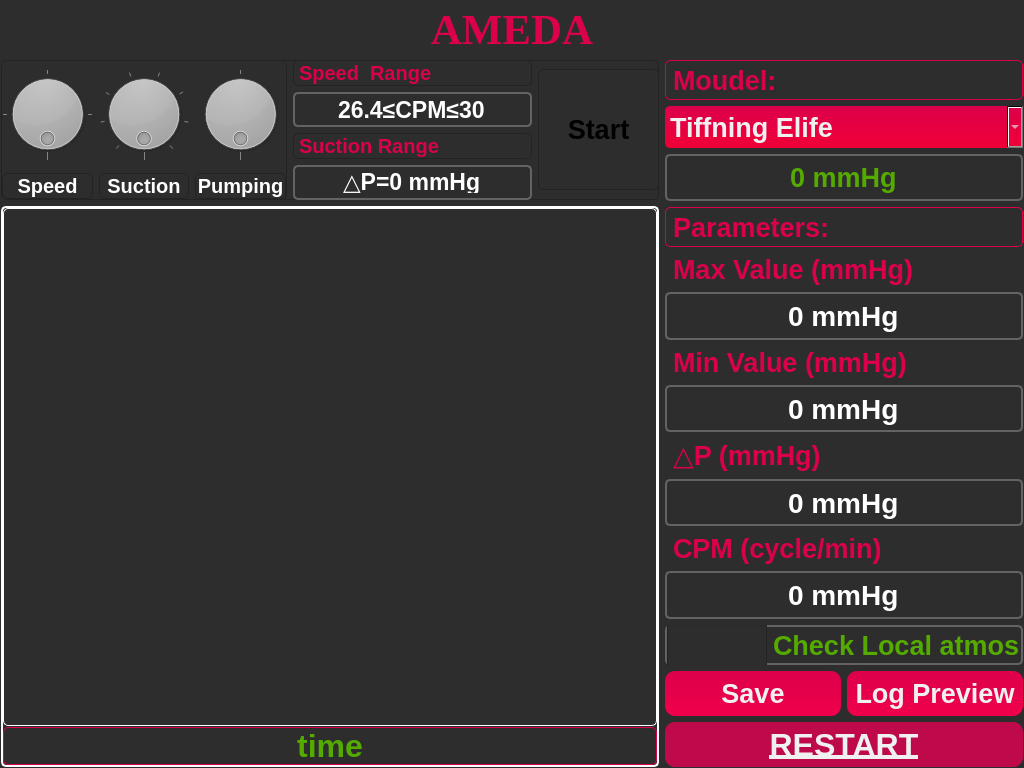
<?xml version="1.0" encoding="UTF-8"?>
<ui version="4.0">
 <class>AmedaWidget</class>
 <widget class="QWidget" name="AmedaWidget">
  <property name="geometry">
   <rect>
    <x>0</x>
    <y>0</y>
    <width>1024</width>
    <height>768</height>
   </rect>
  </property>
  <property name="maximumSize">
   <size>
    <width>16777215</width>
    <height>16777215</height>
   </size>
  </property>
  <property name="windowTitle">
   <string>AmedaWidget</string>
  </property>
  <property name="styleSheet">
   <string notr="true">color: #000000;
border-radius:5px;
background-color: rgb(45, 45, 45);</string>
  </property>
  <layout class="QGridLayout" name="gridLayout_5">
   <property name="leftMargin">
    <number>1</number>
   </property>
   <property name="topMargin">
    <number>5</number>
   </property>
   <property name="rightMargin">
    <number>1</number>
   </property>
   <property name="bottomMargin">
    <number>1</number>
   </property>
   <item row="1" column="0">
    <layout class="QGridLayout" name="gridLayout_4">
     <item row="0" column="0">
      <layout class="QGridLayout" name="gridLayout_2" rowstretch="1,4">
       <item row="0" column="0">
        <widget class="QGroupBox" name="groupBox">
         <property name="styleSheet">
          <string notr="true"> border-radius:5px;
    border:1px solid rgb(35,35,35);</string>
         </property>
         <property name="title">
          <string/>
         </property>
         <property name="flat">
          <bool>true</bool>
         </property>
         <layout class="QGridLayout" name="gridLayout">
          <property name="leftMargin">
           <number>0</number>
          </property>
          <property name="topMargin">
           <number>0</number>
          </property>
          <property name="rightMargin">
           <number>0</number>
          </property>
          <property name="bottomMargin">
           <number>0</number>
          </property>
          <item row="0" column="0">
           <layout class="QGridLayout" name="gridLayout_12" columnstretch="1,0">
            <item row="0" column="0">
             <widget class="QFrame" name="frame_2">
              <property name="minimumSize">
               <size>
                <width>0</width>
                <height>0</height>
               </size>
              </property>
              <property name="maximumSize">
               <size>
                <width>16777215</width>
                <height>16777215</height>
               </size>
              </property>
              <property name="frameShape">
               <enum>QFrame::StyledPanel</enum>
              </property>
              <property name="frameShadow">
               <enum>QFrame::Raised</enum>
              </property>
              <layout class="QGridLayout" name="gridLayout_11">
               <property name="leftMargin">
                <number>0</number>
               </property>
               <property name="topMargin">
                <number>0</number>
               </property>
               <property name="rightMargin">
                <number>0</number>
               </property>
               <property name="bottomMargin">
                <number>0</number>
               </property>
               <item row="0" column="0" rowspan="5" colspan="4">
                <layout class="QGridLayout" name="gridLayout_9">
                 <item row="0" column="0">
                  <layout class="QVBoxLayout" name="verticalLayout_3" stretch="1,0">
                   <item>
                    <widget class="QDial" name="dial">
                     <property name="font">
                      <font>
                       <family>.SF NS Text</family>
                       <pointsize>18</pointsize>
                       <weight>50</weight>
                       <italic>false</italic>
                       <bold>false</bold>
                      </font>
                     </property>
                     <property name="minimum">
                      <number>1</number>
                     </property>
                     <property name="maximum">
                      <number>5</number>
                     </property>
                     <property name="pageStep">
                      <number>5</number>
                     </property>
                     <property name="value">
                      <number>1</number>
                     </property>
                     <property name="wrapping">
                      <bool>true</bool>
                     </property>
                     <property name="notchesVisible">
                      <bool>true</bool>
                     </property>
                    </widget>
                   </item>
                   <item>
                    <widget class="QLabel" name="label_2">
                     <property name="font">
                      <font>
                       <pointsize>15</pointsize>
                       <weight>75</weight>
                       <bold>true</bold>
                      </font>
                     </property>
                     <property name="styleSheet">
                      <string notr="true">color: rgb(255,255,255);</string>
                     </property>
                     <property name="text">
                      <string>Speed</string>
                     </property>
                     <property name="alignment">
                      <set>Qt::AlignCenter</set>
                     </property>
                    </widget>
                   </item>
                  </layout>
                 </item>
                 <item row="0" column="1">
                  <layout class="QVBoxLayout" name="verticalLayout_2" stretch="1,0">
                   <item>
                    <widget class="QDial" name="dial_2">
                     <property name="font">
                      <font>
                       <family>.SF NS Text</family>
                       <pointsize>18</pointsize>
                       <weight>50</weight>
                       <italic>false</italic>
                       <bold>false</bold>
                      </font>
                     </property>
                     <property name="styleSheet">
                      <string notr="true"/>
                     </property>
                     <property name="maximum">
                      <number>9</number>
                     </property>
                     <property name="pageStep">
                      <number>9</number>
                     </property>
                     <property name="wrapping">
                      <bool>true</bool>
                     </property>
                     <property name="notchesVisible">
                      <bool>true</bool>
                     </property>
                    </widget>
                   </item>
                   <item>
                    <widget class="QLabel" name="label_3">
                     <property name="font">
                      <font>
                       <pointsize>15</pointsize>
                       <weight>75</weight>
                       <bold>true</bold>
                      </font>
                     </property>
                     <property name="styleSheet">
                      <string notr="true">color: rgb(255,255,255);</string>
                     </property>
                     <property name="text">
                      <string>Suction</string>
                     </property>
                     <property name="alignment">
                      <set>Qt::AlignCenter</set>
                     </property>
                    </widget>
                   </item>
                  </layout>
                 </item>
                 <item row="0" column="2">
                  <layout class="QVBoxLayout" name="verticalLayout" stretch="1,0">
                   <item>
                    <widget class="QDial" name="dial_3">
                     <property name="minimum">
                      <number>0</number>
                     </property>
                     <property name="maximum">
                      <number>2</number>
                     </property>
                     <property name="pageStep">
                      <number>2</number>
                     </property>
                     <property name="value">
                      <number>0</number>
                     </property>
                     <property name="wrapping">
                      <bool>true</bool>
                     </property>
                     <property name="notchTarget">
                      <double>3.700000000000000</double>
                     </property>
                     <property name="notchesVisible">
                      <bool>true</bool>
                     </property>
                    </widget>
                   </item>
                   <item>
                    <widget class="QLabel" name="label_4">
                     <property name="font">
                      <font>
                       <pointsize>15</pointsize>
                       <weight>75</weight>
                       <bold>true</bold>
                      </font>
                     </property>
                     <property name="styleSheet">
                      <string notr="true">color: rgb(255,255,255);</string>
                     </property>
                     <property name="text">
                      <string>Pumping</string>
                     </property>
                     <property name="alignment">
                      <set>Qt::AlignCenter</set>
                     </property>
                    </widget>
                   </item>
                  </layout>
                 </item>
                </layout>
               </item>
              </layout>
             </widget>
            </item>
            <item row="0" column="1">
             <layout class="QGridLayout" name="gridLayout_8" rowstretch="0,1,0,1">
              <item row="0" column="0">
               <widget class="QLabel" name="SpeedAreaLabel">
                <property name="minimumSize">
                 <size>
                  <width>0</width>
                  <height>0</height>
                 </size>
                </property>
                <property name="font">
                 <font>
                  <pointsize>15</pointsize>
                  <weight>75</weight>
                  <bold>true</bold>
                 </font>
                </property>
                <property name="styleSheet">
                 <string notr="true">color: rgb(218,0,75);</string>
                </property>
                <property name="text">
                 <string>Speed  Range</string>
                </property>
               </widget>
              </item>
              <item row="1" column="0">
               <widget class="QLineEdit" name="SpeedAreaLineEdit">
                <property name="minimumSize">
                 <size>
                  <width>0</width>
                  <height>10</height>
                 </size>
                </property>
                <property name="font">
                 <font>
                  <pointsize>17</pointsize>
                  <weight>75</weight>
                  <bold>true</bold>
                 </font>
                </property>
                <property name="styleSheet">
                 <string notr="true">
.QLineEdit{
	border-style: none;
	border: 2px solid #636363;
	color: rgb(255, 255, 255);
	padding: 5px;	
	border-radius:5px;
}

.QLineEdit[focusPolicy=&quot;0&quot;] {
	border-style: none;
	border: 0px;
	color: rgb(255, 255, 255);
	padding: 0px;	
	min-height: 10px;
	border-radius:10px;
}
</string>
                </property>
                <property name="text">
                 <string>26.4≤CPM≤30</string>
                </property>
                <property name="alignment">
                 <set>Qt::AlignCenter</set>
                </property>
                <property name="readOnly">
                 <bool>true</bool>
                </property>
               </widget>
              </item>
              <item row="2" column="0">
               <widget class="QLabel" name="PressureAreaLabel">
                <property name="minimumSize">
                 <size>
                  <width>0</width>
                  <height>0</height>
                 </size>
                </property>
                <property name="font">
                 <font>
                  <pointsize>15</pointsize>
                  <weight>75</weight>
                  <bold>true</bold>
                 </font>
                </property>
                <property name="styleSheet">
                 <string notr="true">color: rgb(218,0,75);</string>
                </property>
                <property name="text">
                 <string>Suction Range</string>
                </property>
               </widget>
              </item>
              <item row="3" column="0">
               <widget class="QLineEdit" name="PressureAreeaLineEdit">
                <property name="minimumSize">
                 <size>
                  <width>0</width>
                  <height>10</height>
                 </size>
                </property>
                <property name="font">
                 <font>
                  <pointsize>17</pointsize>
                  <weight>75</weight>
                  <bold>true</bold>
                 </font>
                </property>
                <property name="styleSheet">
                 <string notr="true">
.QLineEdit{
	border-style: none;
	border: 2px solid #636363;
	color: rgb(255, 255, 255);
	padding: 5px;	
	border-radius:5px;
}

.QLineEdit[focusPolicy=&quot;0&quot;] {
	border-style: none;
	border: 0px;
	color: rgb(255, 255, 255);
	padding: 0px;	
	min-height: 10px;
	border-radius:10px;
}
</string>
                </property>
                <property name="text">
                 <string>△P=0 mmHg</string>
                </property>
                <property name="alignment">
                 <set>Qt::AlignCenter</set>
                </property>
                <property name="readOnly">
                 <bool>true</bool>
                </property>
               </widget>
              </item>
             </layout>
            </item>
           </layout>
          </item>
          <item row="0" column="1">
           <widget class="QPushButton" name="TestButton">
            <property name="minimumSize">
             <size>
              <width>121</width>
              <height>121</height>
             </size>
            </property>
            <property name="maximumSize">
             <size>
              <width>121</width>
              <height>121</height>
             </size>
            </property>
            <property name="font">
             <font>
              <pointsize>20</pointsize>
              <weight>75</weight>
              <bold>true</bold>
             </font>
            </property>
            <property name="focusPolicy">
             <enum>Qt::NoFocus</enum>
            </property>
            <property name="styleSheet">
             <string notr="true">border-style:none;padding:5px;border-radius:40 px;border:1px solid rgb(255,255,255);\n                color:rgb(255,255,255);background:#5F5F5F;font 70 25pt</string>
            </property>
            <property name="text">
             <string>Start</string>
            </property>
            <property name="flat">
             <bool>true</bool>
            </property>
           </widget>
          </item>
         </layout>
        </widget>
       </item>
       <item row="1" column="0">
        <widget class="QFrame" name="frame">
         <property name="styleSheet">
          <string notr="true"> border-radius:5px;
 border:2px solid rgb(255,255,255);</string>
         </property>
         <layout class="QGridLayout" name="gridLayout_10" rowstretch="1,0,0">
          <property name="leftMargin">
           <number>0</number>
          </property>
          <property name="topMargin">
           <number>0</number>
          </property>
          <property name="rightMargin">
           <number>0</number>
          </property>
          <property name="bottomMargin">
           <number>0</number>
          </property>
          <property name="verticalSpacing">
           <number>1</number>
          </property>
          <item row="2" column="0">
           <widget class="QLabel" name="TimeLabel">
            <property name="minimumSize">
             <size>
              <width>0</width>
              <height>35</height>
             </size>
            </property>
            <property name="font">
             <font>
              <pointsize>24</pointsize>
              <weight>75</weight>
              <bold>true</bold>
             </font>
            </property>
            <property name="styleSheet">
             <string notr="true">color: rgb(85, 170, 0);
border-radius:5px;
border:1px solid rgb(218,0,75);</string>
            </property>
            <property name="text">
             <string>time</string>
            </property>
            <property name="alignment">
             <set>Qt::AlignCenter</set>
            </property>
           </widget>
          </item>
          <item row="0" column="0" rowspan="2">
           <widget class="QCustomPlot" name="qCustomPlot" native="true">
            <property name="minimumSize">
             <size>
              <width>0</width>
              <height>0</height>
             </size>
            </property>
            <property name="maximumSize">
             <size>
              <width>16777215</width>
              <height>16777215</height>
             </size>
            </property>
            <property name="font">
             <font>
              <pointsize>14</pointsize>
             </font>
            </property>
            <property name="styleSheet">
             <string notr="true">color: #F0F0F0;
 border-radius:5px;
    border:1px solid rgb(255,255,255);</string>
            </property>
           </widget>
          </item>
         </layout>
        </widget>
       </item>
      </layout>
     </item>
     <item row="0" column="1">
      <layout class="QGridLayout" name="gridLayout_3">
       <item row="6" column="0" colspan="2">
        <widget class="QLabel" name="MinValueLabel">
         <property name="maximumSize">
          <size>
           <width>16777215</width>
           <height>45</height>
          </size>
         </property>
         <property name="font">
          <font>
           <pointsize>20</pointsize>
           <weight>75</weight>
           <bold>true</bold>
          </font>
         </property>
         <property name="styleSheet">
          <string notr="true">color: rgb(218,0,75);
border-radius:5px;
border:1px solid rgb(45,45,45);</string>
         </property>
         <property name="text">
          <string>Min Value (mmHg)</string>
         </property>
        </widget>
       </item>
       <item row="14" column="0" colspan="2">
        <widget class="QPushButton" name="RebootButton">
         <property name="minimumSize">
          <size>
           <width>0</width>
           <height>45</height>
          </size>
         </property>
         <property name="maximumSize">
          <size>
           <width>16777215</width>
           <height>50</height>
          </size>
         </property>
         <property name="font">
          <font>
           <pointsize>24</pointsize>
           <weight>75</weight>
           <bold>true</bold>
           <underline>true</underline>
          </font>
         </property>
         <property name="styleSheet">
          <string notr="true">.QPushButton{
	border-style: none;
	border: 0px;
	color: #F0F0F0;
	padding: 5px;	
	border-radius:10px;
	background: qlineargradient(spread:pad, x1:0, y1:0, x2:0, y2:1, stop:0 rgb(190,10,75), stop:1 rgb(190,10,75)); 
}

.QPushButton[focusPolicy=&quot;0&quot;] {
	border-style: none;
	border: 0px;
	color: #F0F0F0;
	padding: 0px;	
	border-radius:10px;
	background: qlineargradient(spread:pad, x1:0, y1:0, x2:1, y2:1, stop:0 rgb(190,0,75), stop:1 rgb(190,0,55)); 
}

.QPushButton:hover{ 
	background: qlineargradient(spread:pad, x1:0, y1:0, x2:1, y2:1, stop:0 rgb(190,0,75), stop:1 rgb(150,0,55)); 
}

.QPushButton:pressed{ 
	background: qlineargradient(spread:pad, x1:0, y1:0, x2:1, y2:1, stop:0 rgb(190,0,75), stop:1 rgb(150,0,50)); 
}
</string>
         </property>
         <property name="text">
          <string>RESTART</string>
         </property>
         <property name="flat">
          <bool>true</bool>
         </property>
        </widget>
       </item>
       <item row="2" column="0" colspan="2">
        <widget class="QLineEdit" name="lineEdit">
         <property name="font">
          <font>
           <pointsize>20</pointsize>
           <weight>75</weight>
           <bold>true</bold>
          </font>
         </property>
         <property name="styleSheet">
          <string notr="true">
.QLineEdit{
	border-style: none;
	border: 2px solid #636363;
	color: rgb(85, 170, 0);
	padding: 5px;	
	border-radius:5px;
}

.QLineEdit[focusPolicy=&quot;0&quot;] {
	border-style: none;
	border: 0px;
	color: rgb(85, 170, 0);
	padding: 0px;	
	min-height: 10px;
	border-radius:10px;
}
</string>
         </property>
         <property name="text">
          <string>0 mmHg</string>
         </property>
         <property name="alignment">
          <set>Qt::AlignCenter</set>
         </property>
        </widget>
       </item>
       <item row="10" column="0" colspan="2">
        <widget class="QLabel" name="FrequenceLabel">
         <property name="maximumSize">
          <size>
           <width>16777215</width>
           <height>45</height>
          </size>
         </property>
         <property name="font">
          <font>
           <pointsize>20</pointsize>
           <weight>75</weight>
           <bold>true</bold>
          </font>
         </property>
         <property name="styleSheet">
          <string notr="true">color: rgb(218,0,75);
border-radius:5px;
border:1px solid rgb(45,45,45);</string>
         </property>
         <property name="text">
          <string>CPM (cycle/min)</string>
         </property>
        </widget>
       </item>
       <item row="13" column="1">
        <widget class="QPushButton" name="LogButton">
         <property name="minimumSize">
          <size>
           <width>0</width>
           <height>45</height>
          </size>
         </property>
         <property name="maximumSize">
          <size>
           <width>16777215</width>
           <height>50</height>
          </size>
         </property>
         <property name="font">
          <font>
           <pointsize>20</pointsize>
           <weight>75</weight>
           <bold>true</bold>
          </font>
         </property>
         <property name="styleSheet">
          <string notr="true">.QPushButton{
	border-style: none;
	border: 0px;
	color: #F0F0F0;
	padding: 5px;	
	border-radius:10px;
	background: qlineargradient(spread:pad, x1:0, y1:0, x2:0, y2:1, stop:0 rgb(220,0,75), stop:1 rgb(240,0,75)); 
}

.QPushButton[focusPolicy=&quot;0&quot;] {
	border-style: none;
	border: 0px;
	color: #F0F0F0;
	padding: 0px;	
	border-radius:10px;
	background: qlineargradient(spread:pad, x1:0, y1:0, x2:1, y2:1, stop:0 rgb(220,0,75), stop:1 rgb(220,0,55)); 
}

.QPushButton:hover{ 
	background: qlineargradient(spread:pad, x1:0, y1:0, x2:1, y2:1, stop:0 rgb(220,0,75), stop:1 rgb(150,0,55)); 
}

.QPushButton:pressed{ 
	background: qlineargradient(spread:pad, x1:0, y1:0, x2:1, y2:1, stop:0 rgb(200,0,75), stop:1 rgb(150,0,50)); 
}
</string>
         </property>
         <property name="text">
          <string>Log Preview</string>
         </property>
         <property name="flat">
          <bool>true</bool>
         </property>
        </widget>
       </item>
       <item row="8" column="0" colspan="2">
        <widget class="QLabel" name="DetaPressureLabel">
         <property name="maximumSize">
          <size>
           <width>16777215</width>
           <height>45</height>
          </size>
         </property>
         <property name="font">
          <font>
           <pointsize>20</pointsize>
           <weight>75</weight>
           <bold>true</bold>
          </font>
         </property>
         <property name="styleSheet">
          <string notr="true">color: rgb(218,0,75);
border-radius:5px;
border:1px solid rgb(45,45,45);</string>
         </property>
         <property name="text">
          <string>△P (mmHg)</string>
         </property>
        </widget>
       </item>
       <item row="3" column="0" colspan="2">
        <widget class="QLabel" name="Label_2">
         <property name="minimumSize">
          <size>
           <width>0</width>
           <height>40</height>
          </size>
         </property>
         <property name="maximumSize">
          <size>
           <width>16777215</width>
           <height>45</height>
          </size>
         </property>
         <property name="font">
          <font>
           <pointsize>20</pointsize>
           <weight>75</weight>
           <bold>true</bold>
          </font>
         </property>
         <property name="styleSheet">
          <string notr="true">color: rgb(218,0,75);
 border-radius:5px;
    border:1px solid rgb(218,0,75);</string>
         </property>
         <property name="text">
          <string>Parameters:</string>
         </property>
        </widget>
       </item>
       <item row="0" column="0" colspan="2">
        <widget class="QLabel" name="label">
         <property name="minimumSize">
          <size>
           <width>0</width>
           <height>40</height>
          </size>
         </property>
         <property name="maximumSize">
          <size>
           <width>16777215</width>
           <height>45</height>
          </size>
         </property>
         <property name="font">
          <font>
           <pointsize>20</pointsize>
           <weight>75</weight>
           <bold>true</bold>
          </font>
         </property>
         <property name="styleSheet">
          <string notr="true">color: rgb(218,0,75);
 border-radius:5px;
    border:1px solid rgb(218,0,75);</string>
         </property>
         <property name="text">
          <string>Moudel:</string>
         </property>
        </widget>
       </item>
       <item row="12" column="0" colspan="2">
        <widget class="QCheckBox" name="checkBox">
         <property name="maximumSize">
          <size>
           <width>16777215</width>
           <height>40</height>
          </size>
         </property>
         <property name="font">
          <font>
           <pointsize>20</pointsize>
           <weight>75</weight>
           <bold>true</bold>
          </font>
         </property>
         <property name="styleSheet">
          <string notr="true">QCheckBox{
   color: rgb(85, 170, 0);
border: 2px solid #636363;
}
/*checkbox样式设置*/
QCheckBox::indicator { 
    width: 100px;
    height: 50px;
}
/*未选中*/
QCheckBox::indicator::unchecked {   
   image: url(:/src/icons/toggleButton_off.png);
}
/*选中*/
QCheckBox::indicator::checked { 
  image: url(:/src/icons/toggleButton_on.png);
}</string>
         </property>
         <property name="text">
          <string>Check Local atmos</string>
         </property>
        </widget>
       </item>
       <item row="1" column="0" colspan="2">
        <widget class="QComboBox" name="comboBox">
         <property name="minimumSize">
          <size>
           <width>0</width>
           <height>40</height>
          </size>
         </property>
         <property name="font">
          <font>
           <pointsize>20</pointsize>
           <weight>75</weight>
           <bold>true</bold>
          </font>
         </property>
         <property name="styleSheet">
          <string notr="true">.QComboBox{
	border-style: none;
	border: 0px;
	color: #F0F0F0;
	padding: 5px;	
	border-radius:5px;
	background: qlineargradient(spread:pad, x1:0, y1:0, x2:0, y2:1, stop:0 rgb(220,0,75), stop:1 rgb(240,0,55)); 
}
QComboBox QAbstractItemView::item{height:40px;}

.QComboBox[focusPolicy=&quot;0&quot;] {
	border-style: none;
	border: 0px;
	color: #F0F0F0;
	padding: 0px;	
	border-radius:5px;
	background: qlineargradient(spread:pad, x1:0, y1:0, x2:0, y2:1, stop:0 rgb(220,0,75), stop:1 rgb(240,0,55)); 
}

.QComboBox:hover{ 
	background: qlineargradient(spread:pad, x1:0, y1:0, x2:0, y2:1, stop:0 rgb(240,0,75), stop:1 rgb(220,0,65)); 
}

.QComboBox:pressed{ 
	background: qlineargradient(spread:pad, x1:0, y1:0, x2:0, y2:1, stop:0 rgb(200,0,75), stop:1 rgb(150,0,55)); 
}
</string>
         </property>
         <item>
          <property name="text">
           <string>Tiffning Elife</string>
          </property>
         </item>
        </widget>
       </item>
       <item row="9" column="0" colspan="2">
        <widget class="QLineEdit" name="DetaPressureLineEdit">
         <property name="minimumSize">
          <size>
           <width>0</width>
           <height>40</height>
          </size>
         </property>
         <property name="font">
          <font>
           <pointsize>21</pointsize>
           <weight>75</weight>
           <bold>true</bold>
          </font>
         </property>
         <property name="styleSheet">
          <string notr="true">
.QLineEdit{
	border-style: none;
	border: 2px solid #636363;
	color: rgb(255, 255, 255);
	padding: 5px;	
	border-radius:5px;
}

.QLineEdit[focusPolicy=&quot;0&quot;] {
	border-style: none;
	border: 0px;
	color: rgb(255, 255, 255);
	padding: 0px;	
	border-radius:10px;
}
</string>
         </property>
         <property name="text">
          <string>0 mmHg</string>
         </property>
         <property name="alignment">
          <set>Qt::AlignCenter</set>
         </property>
         <property name="readOnly">
          <bool>true</bool>
         </property>
        </widget>
       </item>
       <item row="5" column="0" colspan="2">
        <widget class="QLineEdit" name="MaxValueLineEdit">
         <property name="minimumSize">
          <size>
           <width>0</width>
           <height>40</height>
          </size>
         </property>
         <property name="font">
          <font>
           <pointsize>21</pointsize>
           <weight>75</weight>
           <bold>true</bold>
          </font>
         </property>
         <property name="styleSheet">
          <string notr="true">
.QLineEdit{
	border-style: none;
	border: 2px solid #636363;
	color: rgb(255, 255, 255);
	padding: 5px;	
	border-radius:5px;
}

.QLineEdit[focusPolicy=&quot;0&quot;] {
	border-style: none;
	border: 0px;
	color: rgb(255, 255, 255);
	padding: 0px;	
	border-radius:10px;
}
</string>
         </property>
         <property name="text">
          <string>0 mmHg</string>
         </property>
         <property name="alignment">
          <set>Qt::AlignCenter</set>
         </property>
         <property name="readOnly">
          <bool>true</bool>
         </property>
        </widget>
       </item>
       <item row="7" column="0" colspan="2">
        <widget class="QLineEdit" name="MinValueLineEdit">
         <property name="minimumSize">
          <size>
           <width>0</width>
           <height>40</height>
          </size>
         </property>
         <property name="font">
          <font>
           <pointsize>21</pointsize>
           <weight>75</weight>
           <bold>true</bold>
          </font>
         </property>
         <property name="styleSheet">
          <string notr="true">
.QLineEdit{
	border-style: none;
	border: 2px solid #636363;
	color: rgb(255, 255, 255);
	padding: 5px;	
	border-radius:5px;
}

.QLineEdit[focusPolicy=&quot;0&quot;] {
	border-style: none;
	border: 0px;
	color: rgb(255, 255, 255);
	padding: 0px;	
	border-radius:10px;
}
</string>
         </property>
         <property name="text">
          <string>0 mmHg</string>
         </property>
         <property name="alignment">
          <set>Qt::AlignCenter</set>
         </property>
         <property name="readOnly">
          <bool>true</bool>
         </property>
        </widget>
       </item>
       <item row="4" column="0" colspan="2">
        <widget class="QLabel" name="MaxValueLabel">
         <property name="maximumSize">
          <size>
           <width>16777215</width>
           <height>45</height>
          </size>
         </property>
         <property name="font">
          <font>
           <pointsize>20</pointsize>
           <weight>75</weight>
           <bold>true</bold>
          </font>
         </property>
         <property name="styleSheet">
          <string notr="true">color: rgb(218,0,75);
border-radius:5px;
border:1px solid rgb(45,45,45);</string>
         </property>
         <property name="text">
          <string>Max Value (mmHg)</string>
         </property>
        </widget>
       </item>
       <item row="13" column="0">
        <widget class="QPushButton" name="SaveButton">
         <property name="minimumSize">
          <size>
           <width>0</width>
           <height>45</height>
          </size>
         </property>
         <property name="maximumSize">
          <size>
           <width>16777215</width>
           <height>50</height>
          </size>
         </property>
         <property name="font">
          <font>
           <pointsize>20</pointsize>
           <weight>75</weight>
           <bold>true</bold>
          </font>
         </property>
         <property name="styleSheet">
          <string notr="true">.QPushButton{
	border-style: none;
	border: 5px;
	color: #F0F0F0;
	padding: 5px;	
	border-radius:10px;
	background: qlineargradient(spread:pad, x1:0, y1:0, x2:0, y2:1, stop:0 rgb(220,0,75), stop:1 rgb(240,0,75)); 
}

.QPushButton[focusPolicy=&quot;0&quot;] {
	border-style: none;
	border: 5px;
	color: #F0F0F0;
	padding: 0px;	
	border-radius:10px;
	background: qlineargradient(spread:pad, x1:0, y1:0, x2:1, y2:1, stop:0 rgb(220,0,75), stop:1 rgb(220,0,55)); 
}

.QPushButton:hover{ 
	background: qlineargradient(spread:pad, x1:0, y1:0, x2:1, y2:1, stop:0 rgb(220,0,75), stop:1 rgb(150,0,55)); 
}

.QPushButton:pressed{ 
	background: qlineargradient(spread:pad, x1:0, y1:0, x2:1, y2:1, stop:0 rgb(200,0,75), stop:1 rgb(150,0,50)); 
}
</string>
         </property>
         <property name="text">
          <string>Save</string>
         </property>
         <property name="flat">
          <bool>true</bool>
         </property>
        </widget>
       </item>
       <item row="11" column="0" colspan="2">
        <widget class="QLineEdit" name="FrequenceLineEdit">
         <property name="minimumSize">
          <size>
           <width>0</width>
           <height>40</height>
          </size>
         </property>
         <property name="font">
          <font>
           <pointsize>21</pointsize>
           <weight>75</weight>
           <bold>true</bold>
          </font>
         </property>
         <property name="styleSheet">
          <string notr="true">
.QLineEdit{
	border-style: none;
	border: 2px solid #636363;
	color: rgb(255, 255, 255);
	padding: 5px;	
	border-radius:5px;
}

.QLineEdit[focusPolicy=&quot;0&quot;] {
	border-style: none;
	border: 0px;
	color: rgb(255, 255, 255);
	padding: 0px;	
	border-radius:10px;
}
</string>
         </property>
         <property name="text">
          <string>0 mmHg</string>
         </property>
         <property name="alignment">
          <set>Qt::AlignCenter</set>
         </property>
         <property name="readOnly">
          <bool>true</bool>
         </property>
        </widget>
       </item>
      </layout>
     </item>
    </layout>
   </item>
   <item row="0" column="0">
    <widget class="QLabel" name="Logo_Label">
     <property name="font">
      <font>
       <family>Times</family>
       <pointsize>32</pointsize>
       <weight>75</weight>
       <bold>true</bold>
      </font>
     </property>
     <property name="styleSheet">
      <string notr="true">color: rgb(218,0,75);</string>
     </property>
     <property name="text">
      <string>AMEDA</string>
     </property>
     <property name="alignment">
      <set>Qt::AlignCenter</set>
     </property>
    </widget>
   </item>
  </layout>
 </widget>
 <layoutdefault spacing="6" margin="11"/>
 <customwidgets>
  <customwidget>
   <class>QCustomPlot</class>
   <extends>QWidget</extends>
   <header location="global">qcustomplot.h</header>
   <container>1</container>
  </customwidget>
 </customwidgets>
 <resources/>
 <connections/>
</ui>
